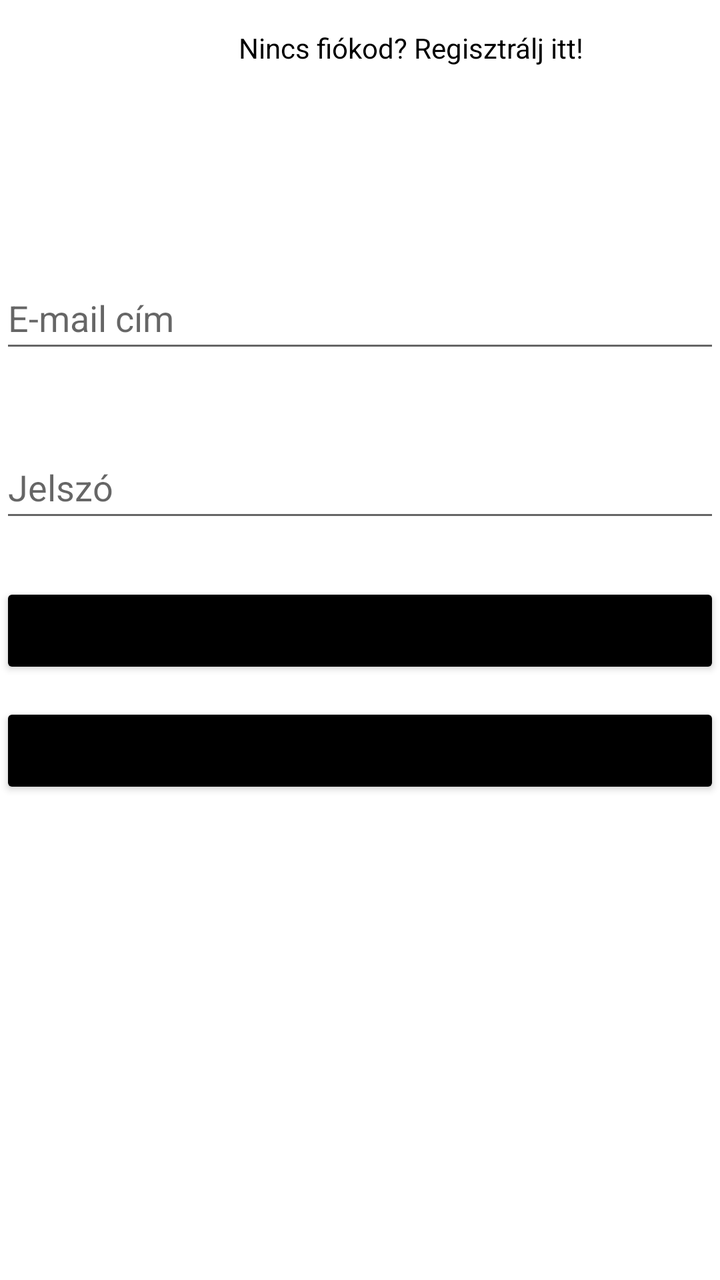
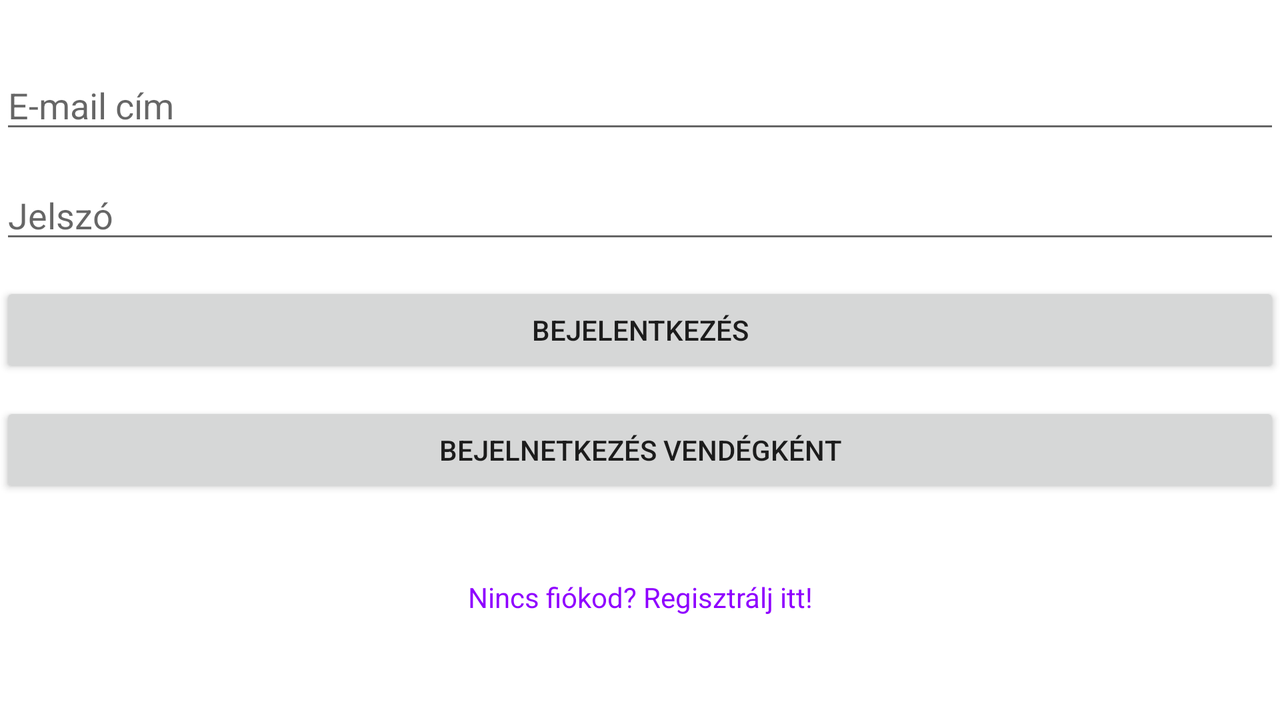

Two renders of one Android screen. The first uses the default layout on a phone; the second uses the alternative layout the repository ships for a different screen configuration, on a matching device. The two XML files are below.
<!-- AndroidManifest.xml: application theme Theme.Shop -->
<!-- res/layout/activity_main.xml -->
<?xml version="1.0" encoding="utf-8"?>
<androidx.constraintlayout.widget.ConstraintLayout xmlns:android="http://schemas.android.com/apk/res/android"
    xmlns:app="http://schemas.android.com/apk/res-auto"
    xmlns:tools="http://schemas.android.com/tools"
    android:layout_width="match_parent"
    android:layout_height="match_parent"
    tools:context=".MainActivity">

    <EditText
        android:id="@+id/editTextUserName"
        android:layout_width="match_parent"
        android:layout_height="wrap_content"
        android:ems="10"
        android:hint="@string/email_address"
        android:inputType="textEmailAddress"
        android:minHeight="48dp"
        app:layout_constraintBottom_toBottomOf="parent"
        app:layout_constraintEnd_toEndOf="parent"
        app:layout_constraintHorizontal_bias="0.0"
        app:layout_constraintStart_toStartOf="parent"
        app:layout_constraintTop_toTopOf="parent"
        app:layout_constraintVertical_bias="0.225" />

    <EditText
        android:id="@+id/editTextPassword"
        android:layout_width="match_parent"
        android:layout_height="wrap_content"
        android:layout_marginBottom="150dp"
        android:ems="10"
        android:hint="@string/password"
        android:inputType="textPassword"
        android:minHeight="48dp"
        app:layout_constraintBottom_toBottomOf="parent"
        app:layout_constraintTop_toBottomOf="@+id/editTextUserName"
        app:layout_constraintVertical_bias="0.141"
        tools:layout_editor_absoluteX="16dp" />

    <Button
        android:id="@+id/loginButton"
        android:layout_width="0dp"
        android:layout_height="wrap_content"
        android:backgroundTint="@color/black"
        android:onClick="login"
        android:text="@string/login"
        app:layout_constraintBottom_toBottomOf="parent"
        app:layout_constraintEnd_toEndOf="parent"
        app:layout_constraintHorizontal_bias="1.0"
        app:layout_constraintStart_toStartOf="parent"
        app:layout_constraintTop_toBottomOf="@+id/editTextPassword"
        app:layout_constraintVertical_bias="0.078" />

    <TextView
        android:id="@+id/registerButton"
        android:layout_width="411dp"
        android:layout_height="wrap_content"
        android:gravity="center"
        android:minHeight="48dp"
        android:onClick="register"
        android:text="@string/signup"
        android:textAlignment="center"
        android:textColor="@color/black"
        tools:layout_editor_absoluteX="0dp"
        tools:layout_editor_absoluteY="500dp"
        tools:ignore="MissingConstraints" />

    <Button
        android:id="@+id/guestLoginButton"
        android:layout_width="0dp"
        android:layout_height="wrap_content"
        android:layout_marginTop="12dp"
        android:backgroundTint="@color/black"
        android:onClick="loginAsGuest"
        android:text="Bejelentkezés vendégként"
        app:layout_constraintEnd_toEndOf="parent"
        app:layout_constraintHorizontal_bias="1.0"
        app:layout_constraintStart_toStartOf="parent"
        app:layout_constraintTop_toBottomOf="@+id/loginButton"
        tools:ignore="OnClick" />

</androidx.constraintlayout.widget.ConstraintLayout>
<!-- resources referenced by this layout -->
<resources>
  <color name="black">#FF000000</color>
  <string name="email_address">E-mail cím</string>
  <string name="login">Bejelentkezés</string>
  <string name="password">Jelszó</string>
  <string name="signup">Nincs fiókod? Regisztrálj itt!</string>
  <style name="Theme.Shop" parent="Theme.MaterialComponents.DayNight.DarkActionBar">
          
          <item name="colorPrimary">@color/purple_200</item>
          <item name="colorPrimaryVariant">@color/purple_700</item>
          <item name="colorOnPrimary">@color/white</item>
          
          <item name="colorSecondary">@color/teal_200</item>
          <item name="colorSecondaryVariant">@color/teal_700</item>
          <item name="colorOnSecondary">@color/black</item>
          
          <item name="android:statusBarColor" tools:targetApi="l">?attr/colorPrimaryVariant</item>
          
      </style>
  <color name="purple_200">#8E8F8F</color>
  <color name="purple_700">#FF3700B3</color>
  <color name="white">#FFFFFFFF</color>
  <color name="teal_200">#FF03DAC5</color>
  <color name="teal_700">#8D8E8E</color>
</resources>
<!-- res/layout-land/activity_main.xml (the author's variant of the layout above) -->
<!-- drawn on the phone turned sideways -->
<?xml version="1.0" encoding="utf-8"?>
<androidx.constraintlayout.widget.ConstraintLayout xmlns:android="http://schemas.android.com/apk/res/android"
    xmlns:app="http://schemas.android.com/apk/res-auto"
    xmlns:tools="http://schemas.android.com/tools"
    android:layout_width="match_parent"
    android:layout_height="match_parent"
    tools:context=".MainActivity">

    <EditText
        android:id="@+id/editTextUserName"
        android:layout_width="match_parent"
        android:layout_height="wrap_content"
        android:ems="10"
        android:hint="@string/email_address"
        android:inputType="text"
        app:layout_constraintBottom_toBottomOf="parent"
        app:layout_constraintEnd_toEndOf="parent"
        app:layout_constraintHorizontal_bias="0.0"
        app:layout_constraintStart_toStartOf="parent"
        app:layout_constraintTop_toTopOf="parent"
        app:layout_constraintVertical_bias="0.095" />

    <EditText
        android:id="@+id/editTextPassword"
        android:layout_width="match_parent"
        android:layout_height="wrap_content"
        android:layout_marginBottom="150dp"
        android:ems="10"
        android:hint="@string/password"
        android:inputType="textPassword"
        app:layout_constraintBottom_toBottomOf="parent"
        app:layout_constraintTop_toBottomOf="@+id/editTextUserName"
        app:layout_constraintVertical_bias="0.141"
        tools:layout_editor_absoluteX="16dp" />

    <Button
        android:id="@+id/loginButton"
        android:layout_width="0dp"
        android:layout_height="wrap_content"
        android:text="@string/login"
        android:onClick="login"
        app:layout_constraintBottom_toBottomOf="parent"
        app:layout_constraintEnd_toEndOf="parent"
        app:layout_constraintHorizontal_bias="1.0"
        app:layout_constraintStart_toStartOf="parent"
        app:layout_constraintTop_toBottomOf="@+id/editTextPassword"
        app:layout_constraintVertical_bias="0.078" />

    <TextView
        android:id="@+id/registerButton"
        android:layout_width="0dp"
        android:layout_height="wrap_content"
        android:layout_marginBottom="52dp"
        android:gravity="center"
        android:onClick="register"
        android:text="@string/signup"
        android:textAlignment="center"
        android:textColor="@color/violet"
        app:layout_constraintBottom_toBottomOf="parent"
        app:layout_constraintEnd_toEndOf="parent"
        app:layout_constraintHorizontal_bias="0.0"
        app:layout_constraintStart_toStartOf="parent" />

    <Button
        android:id="@+id/guestLoginButton"
        android:layout_width="0dp"
        android:layout_height="wrap_content"
        android:layout_marginTop="12dp"
        android:onClick="loginAsGuest"
        android:text="Bejelnetkezés Vendégként"
        app:layout_constraintEnd_toEndOf="parent"
        app:layout_constraintHorizontal_bias="1.0"
        app:layout_constraintStart_toStartOf="parent"
        app:layout_constraintTop_toBottomOf="@+id/loginButton"
        tools:ignore="OnClick" />

</androidx.constraintlayout.widget.ConstraintLayout>
<!-- resources referenced by the variant -->
<!-- as the phone turned sideways resolves them -->
<resources>
  <color name="violet">#8F00FF</color>
  <string name="email_address">E-mail cím</string>
  <string name="login">Bejelentkezés</string>
  <string name="password">Jelszó</string>
  <string name="signup">Nincs fiókod? Regisztrálj itt!</string>
  <style name="Theme.Shop" parent="Theme.MaterialComponents.DayNight.DarkActionBar">
          
          <item name="colorPrimary">@color/purple_200</item>
          <item name="colorPrimaryVariant">@color/purple_700</item>
          <item name="colorOnPrimary">@color/white</item>
          
          <item name="colorSecondary">@color/teal_200</item>
          <item name="colorSecondaryVariant">@color/teal_700</item>
          <item name="colorOnSecondary">@color/black</item>
          
          <item name="android:statusBarColor" tools:targetApi="l">?attr/colorPrimaryVariant</item>
          
      </style>
  <color name="purple_200">#8E8F8F</color>
  <color name="purple_700">#FF3700B3</color>
  <color name="white">#FFFFFFFF</color>
  <color name="teal_200">#FF03DAC5</color>
  <color name="teal_700">#8D8E8E</color>
  <color name="black">#FF000000</color>
</resources>
